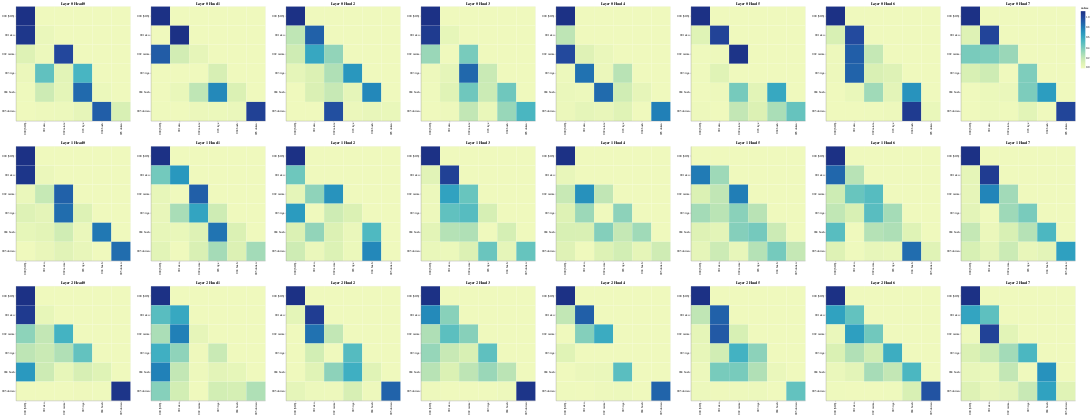

This figure's notebook cell:
### Code cell
# Encoder Self-Attention
get_all_attention_maps("decoder", layers, heads, decoder_input_tokens, decoder_input_tokens, min(20, sentence_len))
